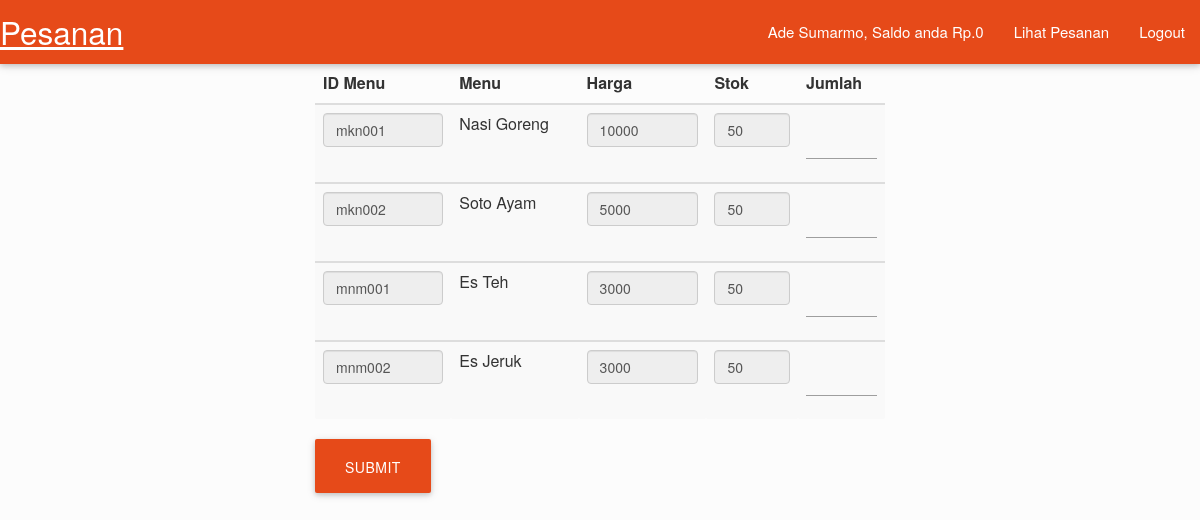
Screenshot of /tampilMenu.php (signed in) with the database file from the repository.
### tables this page shows
CREATE TABLE `menu` (
  `id_menu` varchar(10) NOT NULL,
  `nama_menu` varchar(25) NOT NULL,
  `harga` int(12) NOT NULL,
  `stok` int(3) NOT NULL
);

### tampilMenu.php (the view, shortened to what this page needs)
<?php
require_once "dbConnect.php";
$query = "SELECT * FROM menu";
$dataMenu = $db->query($query);
$rowMenu = $dataMenu->fetch_assoc(); ?>
<link href="css/materialize.min.css" rel="stylesheet" type="text/css">
<link href="css/bootstrap.min.css" rel="stylesheet" type="text/css">
<link href="css/ghpages-materialize.css" rel="stylesheet" type="text/css">
<nav>
    <div class="nav-wrapper deep-orange darken-2">
        <a href="#" class="brand-logo">Pesanan</a>
        <ul id="nav-mobile" class="right hide-on-med-and-down">
            <li><a href=""><?echo $_SESSION['nama'].", Saldo anda Rp.".$_SESSION['saldo'];?></a></li>
            <li><a href="tampilPesanan.php">Lihat Pesanan</a></li>
            <li><a href="logout.php">Logout</a></li>
        </ul>
    </div>
</nav>
<div class="col-md-3"></div>
<div class="col-md-6">
<form method="post" action="prosesPesan.php">
<table border="1" class="table table-responsive table-striped ">
    <thead>
    <th>ID Menu</th>
    <th>Menu</th>
    <th>Harga</th>
    <th>Stok</th>
    <th>Jumlah</th>
    </thead>
    <?
    foreach ($dataMenu as $rowMenu) {
        echo "<tbody>";
        echo "<td><div class='form-group'><input readonly class='form-control' name='idmenu[]' size='7' value='" . $rowMenu['id_menu'] . "'></div></td>";
        echo "<td>" . $rowMenu['nama_menu'] . "</td>";
        echo "<td><div class='form-group'><input readonly class='form-control' name='harga[]' size='6' value='" . $rowMenu['harga'] . "'></div></td>";
        echo "<td><div class='form-group'><input readonly class='form-control' name='stok[]' size='2' value='" . $rowMenu['stok'] . "'></div></td>";
        echo "<td><input type='text' name='qty[]' size='3'></td>";
        echo "</tbody>";
    } ?></table>
    <button class="btn btn-large waves-effect waves-light deep-orange darken-2" type="submit" name="action">Submit
    </button></div>

### rows the page displays
menu: id_menu "mkn001", nama_menu "Nasi Goreng", harga "10000", stok "50"
menu: id_menu "mkn002", nama_menu "Soto Ayam", harga "5000", stok "50"
menu: id_menu "mnm001", nama_menu "Es Teh", harga "3000", stok "50"
menu: id_menu "mnm002", nama_menu "Es Jeruk", harga "3000", stok "50"

### other values shown
$_SESSION['nama'] "Ade Sumarmo"
$_SESSION['saldo'] "0"
